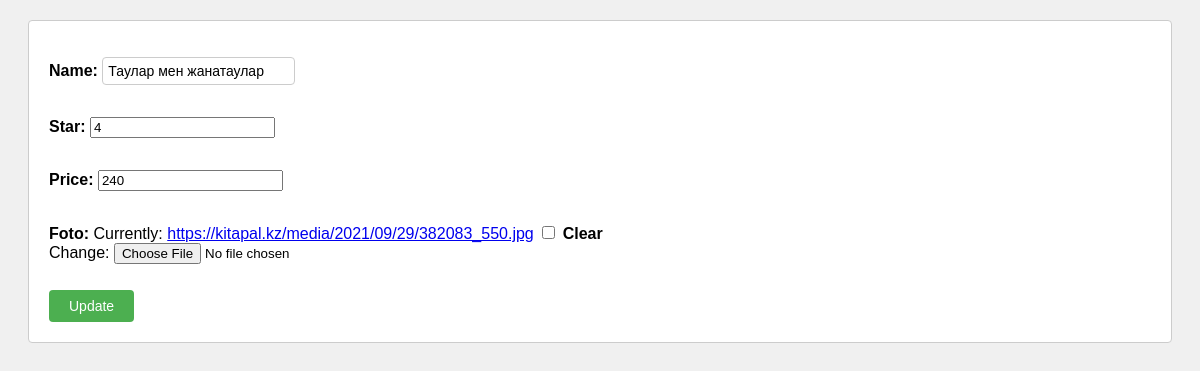
The app's page /1/updateItems with its own data.
### myapp/models.py (models this page shows)
class Products(models.Model):
    name = models.CharField(max_length=100)
    star = models.IntegerField()
    price = models.IntegerField()
    foto = models.ImageField(upload_to='product', blank=True)

### myapp/views.py (the view)
# urls.py: path('<int:pk>/updateItems', views.updateItems, name='updateItems'),
def updateItems(request, pk):
    if pk is not None:
        items = get_object_or_404(Products, pk=pk)
    else:
        items = None
    if request.method == "POST":
        form = ProductsForm(request.POST, instance=items)
        if form.is_valid():
            updated_items = form.save()
            return render(request, "AdminUser.html")
    else:
        form = ProductsForm(instance=items)
    return render(request, "Update.html",
                  {"form": form, "instance": items, "model_type": "Item"})

### myapp/forms.py
class ProductsForm(forms.ModelForm):
    class Meta:
        model = Products
        fields = [
            "name",
            "star",
            "price",
            "foto",
        ]

### myapp/templates/Update.html (shortened to what this page needs)
<!DOCTYPE html>
<html lang="en">
<head>
    <link rel="stylesheet" href="../static/css/Update.css">
</head>
<body>
    <div class="main">
       <form method="POST">
        {{ form.as_p }}
        <input type="submit" value="Update">
    </form>
    </div>
</body>
</html>

### myapp/static/css/Update.css (style rules this page uses)
body { font-family: Arial, sans-serif; background-color: #f0f0f0; }
.main { margin: 20px; padding: 20px; background-color: #fff; border: 1px solid #ccc; border-radius: 4px; }
form { display: flex; flex-direction: column; align-items: flex-start; }
label { font-weight: bold; margin-bottom: 5px; }
input[type="text"], input[type="submit"] { padding: 5px; font-size: 14px; border: 1px solid #ccc; border-radius: 4px; }
input[type="submit"] { padding: 8px 20px; background-color: #4caf50; color: #fff; border: none; border-radius: 4px; cursor: pointer; margin-top: 10px; }

### records on screen
Products: name "Таулар мен жанатаулар", star "4", price "240"
